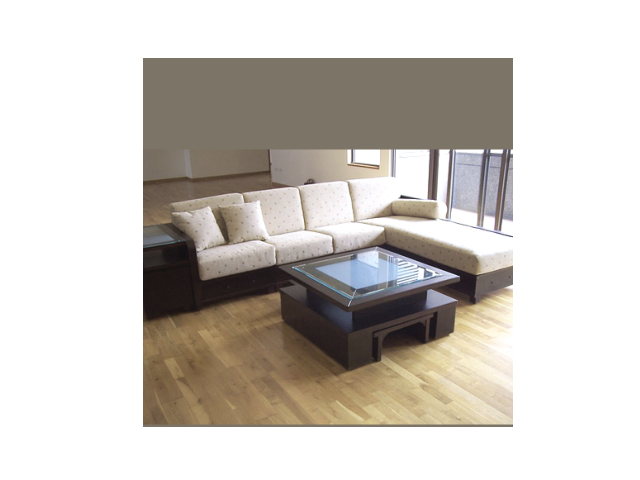
#> input picture vis_input.png, 640 x 480 px
$ python -i transforms.py   (imports and definitions only)
#> lines starting #> are read from the running program, lines starting #| are printed output that depends on the picture
import random
import numpy as np
from PIL import Image
# from scipy import misc
import mmcv
import imageio

from PIL import ImageFilter, ImageOps, Image


class GaussianBlur(object):
    """
    Apply Gaussian Blur to the PIL image.
    """

    # [23 lines left out: functions __init__, __call__, pad_depth_edge, not called in this run]

class Solarization(object):
    """
    Apply Solarization to the PIL image.
    """

    def __init__(self, p):
        self.p = p

    # [175 lines left out: functions __call__, normalize_img, random_scaling, _img_rescaling, img_resize_short, random_resize and 4 more, not called in this run]


import numpy as np


# [182 lines left out: functions random_crop_rgbd, random_crop, not called in this run]


class PhotoMetricDistortion(object):
    """ from mmseg """

    def __init__(self,
                 brightness_delta=32,
                 contrast_range=(0.5, 1.5),
                 saturation_range=(0.5, 1.5),
                 hue_delta=18):

        self.brightness_delta = brightness_delta
        self.contrast_lower, self.contrast_upper = contrast_range
        self.saturation_lower, self.saturation_upper = saturation_range
        self.hue_delta = hue_delta

    def convert(self, img, alpha=1, beta=0):
        """Multiple with alpha and add beat with clip."""
        img = img.astype(np.float32) * alpha + beta
        img = np.clip(img, 0, 255)
        return img.astype(np.uint8)

    def brightness(self, img):
        """Brightness distortion."""
        if np.random.randint(2):
            return self.convert(
                img,
                beta=random.uniform(-self.brightness_delta,
                                    self.brightness_delta))
        return img

    def contrast(self, img):
        """Contrast distortion."""
        if np.random.randint(2):
            return self.convert(
                img,
                alpha=random.uniform(self.contrast_lower, self.contrast_upper))
        return img

    def saturation(self, img):
        """Saturation distortion."""
        if np.random.randint(2):
            img = mmcv.bgr2hsv(img)
            img[:, :, 1] = self.convert(
                img[:, :, 1],
                alpha=random.uniform(self.saturation_lower,
                                     self.saturation_upper))
            img = mmcv.hsv2bgr(img)
        return img

    def hue(self, img):
        """Hue distortion."""
        if np.random.randint(2):
            img = mmcv.bgr2hsv(img)
            img[:, :,
            0] = (img[:, :, 0].astype(int) +
                  np.random.randint(-self.hue_delta, self.hue_delta)) % 180
            img = mmcv.hsv2bgr(img)
        return img

    def __call__(self, img):
        """Call function to perform photometric distortion on images.
        Args:
            results (dict): Result dict from loading pipeline.
        Returns:
            dict: Result dict with images distorted.
        """

        # img = results['img']
        # random brightness
        img = self.brightness(img)

        # mode == 0 --> do random contrast first
        # mode == 1 --> do random contrast last
        mode = np.random.randint(2)
        if mode == 1:
            img = self.contrast(img)

        # random saturation
        img = self.saturation(img)

        # random hue
        img = self.hue(img)

        # random contrast
        if mode == 0:
            img = self.contrast(img)

        # results['img'] = img
        return img

    # [9 lines left out: function __repr__, not called in this run]

>>> import cv2
>>> picture = cv2.imread('../vis_input.png', cv2.IMREAD_GRAYSCALE)
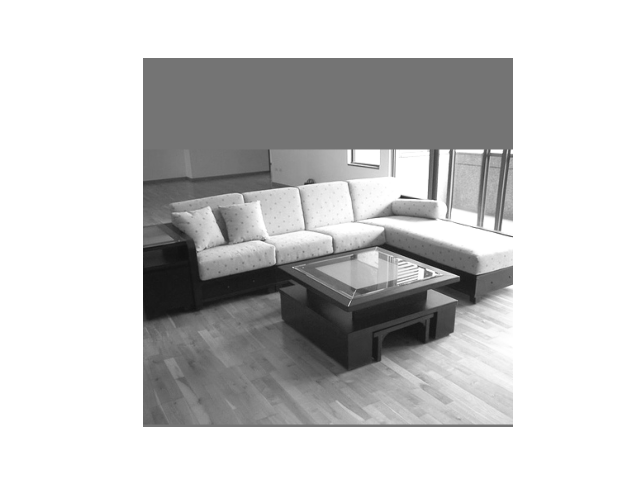
#> picture: shape (480, 640); min 16, max 255, mean 201.5
>>> result = PhotoMetricDistortion()(picture)
#> in convert, `img = np.clip(img, 0, 255)`:
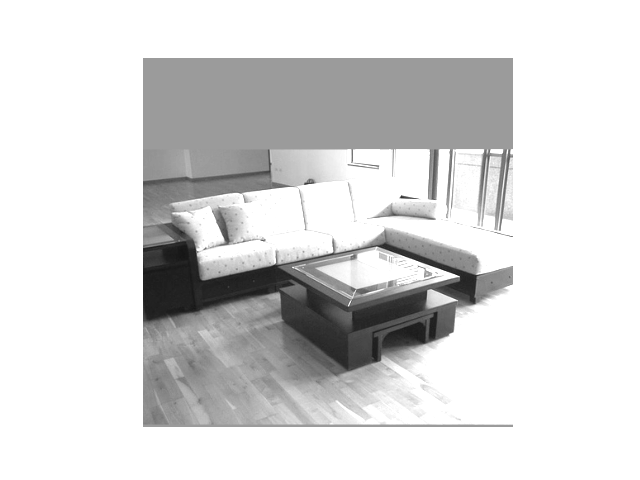
#> img: shape (480, 640) float32; min 21.51, max 255, mean 217.5
#> (the run stopped early here; a loop or call above may not have finished)
